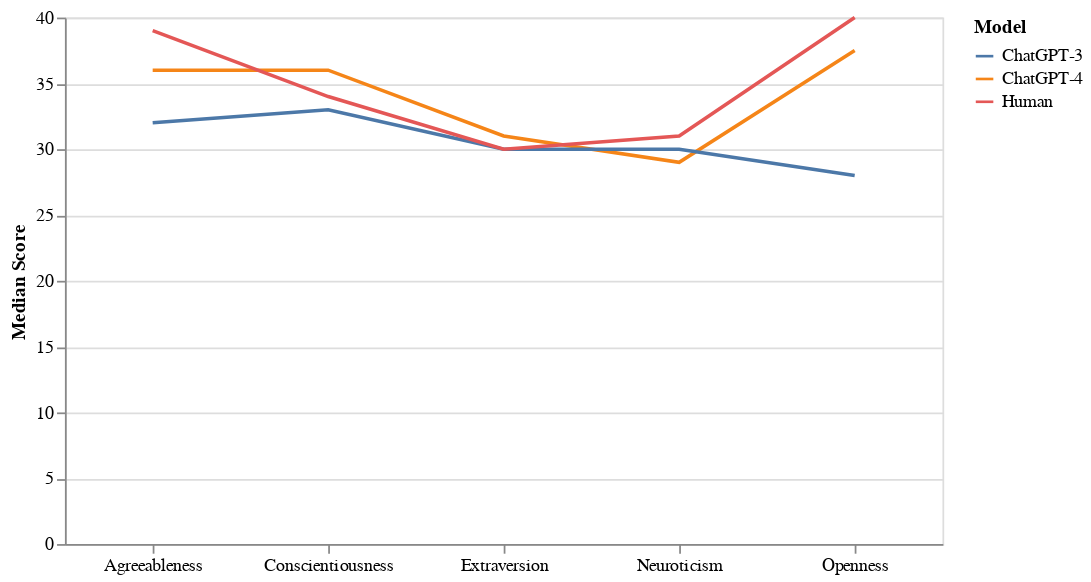

Notebook source saved alongside this figure:
### Code cell
lines = alt.Chart(results_df).mark_line().encode(
    y = alt.Y('MedianScore:Q', axis = alt.Axis(title = 'Median Score')).stack(None),
    x = alt.X('Dimension:N', axis = alt.Axis(labelAngle = 0, title = None)),
    color = alt.Color('Model:N'),
).properties(
    height = 300,
    width = 500,
)
lines

### Figure 1 — Vega-Lite specification as saved in the notebook (floating-point values rounded to 4 significant figures)
{"config": {"view": {"continuousWidth": 300, "continuousHeight": 300}}, "data": {"name": "data-d38b44bc3aae8df776c778ea67181616"}, "mark": {"type": "line"}, "encoding": {"color": {"field": "Model", "type": "nominal"}, "x": {"axis": {"labelAngle": 0, "title": null}, "field": "Dimension", "type": "nominal"}, "y": {"axis": {"title": "Median Score"}, "field": "MedianScore", "stack": null, "type": "quantitative"}}, "height": 300, "width": 500, "$schema": "https://vega.github.io/schema/vega-lite/v5.8.0.json", "datasets": {"data-d38b44bc3aae8df776c778ea67181616": [{"Model": "ChatGPT-4", "PercentileScore": 0.5335, "MedianScore": 31.0, "Dimension": "Extraversion"}, {"Model": "ChatGPT-3", "PercentileScore": 0.4935, "MedianScore": 30.0, "Dimension": "Extraversion"}, {"Model": "Human", "PercentileScore": 0.4935, "MedianScore": 30.0, "Dimension": "Extraversion"}, {"Model": "ChatGPT-4", "PercentileScore": 0.4127, "MedianScore": 29.0, "Dimension": "Neuroticism"}, {"Model": "ChatGPT-3", "PercentileScore": 0.4542, "MedianScore": 30.0, "Dimension": "Neuroticism"}, {"Model": "Human", "PercentileScore": 0.4967, "MedianScore": 31.0, "Dimension": "Neuroticism"}, {"Model": "ChatGPT-4", "PercentileScore": 0.3239, "MedianScore": 36.0, "Dimension": "Agreeableness"}, {"Model": "ChatGPT-3", "PercentileScore": 0.1724, "MedianScore": 32.0, "Dimension": "Agreeableness"}, {"Model": "Human", "PercentileScore": 0.4826, "MedianScore": 39.0, "Dimension": "Agreeableness"}, {"Model": "ChatGPT-4", "PercentileScore": 0.627, "MedianScore": 36.0, "Dimension": "Conscientiousness"}, {"Model": "ChatGPT-3", "PercentileScore": 0.471, "MedianScore": 33.0, "Dimension": "Conscientiousness"}, {"Model": "Human", "PercentileScore": 0.5235, "MedianScore": 34.0, "Dimension": "Conscientiousness"}, {"Model": "ChatGPT-4", "PercentileScore": 0.3794, "MedianScore": 37.5, "Dimension": "Openness"}, {"Model": "ChatGPT-3", "PercentileScore": 0.04962, "MedianScore": 28.0, "Dimension": "Openness"}, {"Model": "Human", "PercentileScore": 0.5267, "MedianScore": 40.0, "Dimension": "Openness"}]}}
